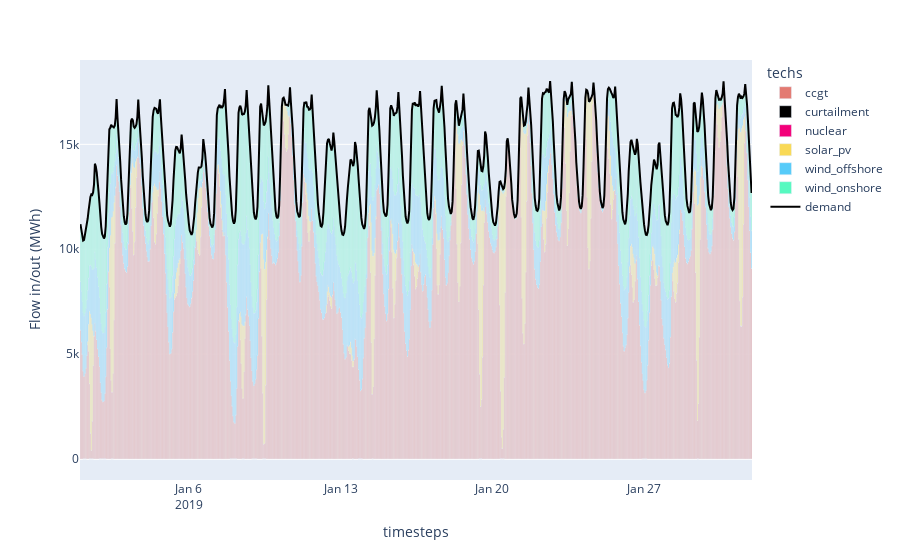

This figure's notebook cell:
### Code cell
# Dispatch plots can be generated directly from the saved model results
plot_dispatch(model_path='results/default_results.nc', plot_export_path='results/default_dispatch.html')

### Figure 1 — Plotly figure (JSON) as saved in the notebook; plotly's stock layout.template omitted (floating-point values rounded to 4 significant figures; data arrays with more than 128 entries replaced by an {"elided": "..."} marker saying what was removed)
{"data": [{"hovertemplate": "techs=ccgt<br>timesteps=%{x}<br>Flow in/out (MWh)=%{y}<extra></extra>", "legendgroup": "ccgt", "marker": {"color": "#E37A72", "pattern": {"shape": ""}}, "name": "ccgt", "orientation": "v", "showlegend": true, "textposition": "auto", "type": "bar", "x": {"elided": "744 str values"}, "xaxis": "x", "y": {"elided": "744 float values"}, "yaxis": "y"}, {"hovertemplate": "techs=curtailment<br>timesteps=%{x}<br>Flow in/out (MWh)=%{y}<extra></extra>", "legendgroup": "curtailment", "marker": {"color": "#000000", "pattern": {"shape": ""}}, "name": "curtailment", "orientation": "v", "showlegend": true, "textposition": "auto", "type": "bar", "x": ["2019-01-01T03:00:00.000000000", "2019-01-01T04:00:00.000000000", "2019-01-01T05:00:00.000000000", "2019-01-01T06:00:00.000000000", "2019-01-01T10:00:00.000000000", "2019-01-01T11:00:00.000000000", "2019-01-01T12:00:00.000000000", "2019-01-01T13:00:00.000000000", "2019-01-01T14:00:00.000000000", "2019-01-01T21:00:00.000000000", "2019-01-01T22:00:00.000000000", "2019-01-01T23:00:00.000000000", "2019-01-02T00:00:00.000000000", "2019-01-02T01:00:00.000000000", "2019-01-02T02:00:00.000000000", "2019-01-02T03:00:00.000000000", "2019-01-02T04:00:00.000000000", "2019-01-02T10:00:00.000000000", "2019-01-02T11:00:00.000000000", "2019-01-02T12:00:00.000000000", "2019-01-07T22:00:00.000000000", "2019-01-07T23:00:00.000000000", "2019-01-08T00:00:00.000000000", "2019-01-08T01:00:00.000000000", "2019-01-08T02:00:00.000000000", "2019-01-08T03:00:00.000000000", "2019-01-08T04:00:00.000000000", "2019-01-08T05:00:00.000000000", "2019-01-08T11:00:00.000000000", "2019-01-08T12:00:00.000000000", "2019-01-08T13:00:00.000000000", "2019-01-08T22:00:00.000000000", "2019-01-08T23:00:00.000000000", "2019-01-09T00:00:00.000000000", "2019-01-09T01:00:00.000000000", "2019-01-09T02:00:00.000000000", "2019-01-09T03:00:00.000000000", "2019-01-09T10:00:00.000000000", "2019-01-09T11:00:00.000000000", "2019-01-09T12:00:00.000000000", "2019-01-09T13:00:00.000000000", "2019-01-13T13:00:00.000000000", "2019-01-13T14:00:00.000000000", "2019-01-13T20:00:00.000000000", "2019-01-13T21:00:00.000000000", "2019-01-13T22:00:00.000000000", "2019-01-13T23:00:00.000000000", "2019-01-14T00:00:00.000000000", "2019-01-14T11:00:00.000000000", "2019-01-14T12:00:00.000000000", "2019-01-19T10:00:00.000000000", "2019-01-19T11:00:00.000000000", "2019-01-19T12:00:00.000000000", "2019-01-20T09:00:00.000000000", "2019-01-20T10:00:00.000000000", "2019-01-20T11:00:00.000000000", "2019-01-20T12:00:00.000000000", "2019-01-20T13:00:00.000000000", "2019-01-26T22:00:00.000000000", "2019-01-26T23:00:00.000000000", "2019-01-27T00:00:00.000000000", "2019-01-27T01:00:00.000000000", "2019-01-27T02:00:00.000000000", "2019-01-27T03:00:00.000000000", "2019-01-29T11:00:00.000000000", "2019-01-29T12:00:00.000000000"], "xaxis": "x", "y": [-0.003678, -0.005221, -0.004864, -0.004262, -0.004609, -0.009737, -0.00599, -0.02674, -0.004453, -0.004495, -0.006237, -0.007146, -0.01187, -0.01155, -0.01161, -0.01016, -0.003829, -0.002427, -0.01218, -0.003156, -0.004192, -0.01212, -0.008524, -0.009093, -0.01909, -0.02109, -0.01409, -0.005063, -0.002427, -0.009644, -0.003407, -0.003979, -0.005406, -0.005179, -0.004583, -0.005382, -0.004092, -0.005992, -0.0869, -0.05749, -0.004093, -0.004267, -0.00428, -0.00433, -0.004862, -0.00722, -0.006684, -0.003307, -0.007637, -0.003934, -0.003407, -0.01015, -0.007324, -0.006256, -0.01617, -0.06386, -0.0125, -0.004342, -0.004149, -0.004946, -0.006769, -0.00714, -0.007725, -0.003444, -0.02312, -0.011], "yaxis": "y"}, {"hovertemplate": "techs=nuclear<br>timesteps=%{x}<br>Flow in/out (MWh)=%{y}<extra></extra>", "legendgroup": "nuclear", "marker": {"color": "#F3007A", "pattern": {"shape": ""}}, "name": "nuclear", "orientation": "v", "showlegend": true, "textposition": "auto", "type": "bar", "x": {"elided": "744 str values"}, "xaxis": "x", "y": {"elided": "744 float values"}, "yaxis": "y"}, {"hovertemplate": "techs=solar_pv<br>timesteps=%{x}<br>Flow in/out (MWh)=%{y}<extra></extra>", "legendgroup": "solar_pv", "marker": {"color": "#F9D956", "pattern": {"shape": ""}}, "name": "solar_pv", "orientation": "v", "showlegend": true, "textposition": "auto", "type": "bar", "x": {"elided": "250 str values"}, "xaxis": "x", "y": {"elided": "250 float values"}, "yaxis": "y"}, {"hovertemplate": "techs=wind_offshore<br>timesteps=%{x}<br>Flow in/out (MWh)=%{y}<extra></extra>", "legendgroup": "wind_offshore", "marker": {"color": "#56CBF9", "pattern": {"shape": ""}}, "name": "wind_offshore", "orientation": "v", "showlegend": true, "textposition": "auto", "type": "bar", "x": {"elided": "744 str values"}, "xaxis": "x", "y": {"elided": "744 float values"}, "yaxis": "y"}, {"hovertemplate": "techs=wind_onshore<br>timesteps=%{x}<br>Flow in/out (MWh)=%{y}<extra></extra>", "legendgroup": "wind_onshore", "marker": {"color": "#56F9C0", "pattern": {"shape": ""}}, "name": "wind_onshore", "orientation": "v", "showlegend": true, "textposition": "auto", "type": "bar", "x": {"elided": "744 str values"}, "xaxis": "x", "y": {"elided": "744 float values"}, "yaxis": "y"}, {"marker": {"color": "black"}, "name": "demand", "type": "scatter", "x": {"elided": "744 str values"}, "y": {"elided": "744 float values"}}], "layout": {"barmode": "relative", "legend": {"title": {"text": "techs"}, "tracegroupgap": 0}, "margin": {"t": 60}, "xaxis": {"anchor": "y", "domain": [0, 1], "title": {"text": "timesteps"}}, "yaxis": {"anchor": "x", "domain": [0, 1], "title": {"text": "Flow in/out (MWh)"}}}}
